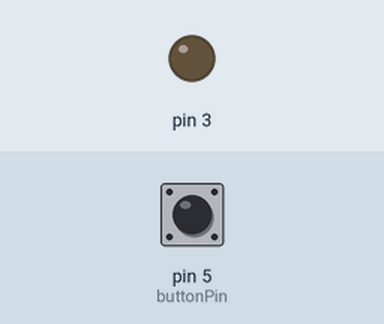
A program run on a simulated Raspberry Pi (header pin numbers). On the bench: output pins drawn as LEDs (lit = HIGH). Dashed ring = blinking. The inputs (shaded band) are chosen by the test bench; at power-on: pin 5 (buttonPin) HIGH.

Above: at 1.2 s.
1.3 s: pin 5 (buttonPin) pulled LOW for 0.15 s
At 2.1 s:
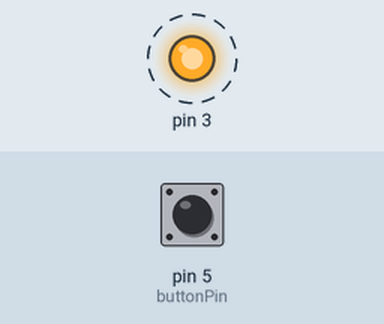
Timing chart, 0 to 7.8 s (numbered marks = the images above; inputs shaded):
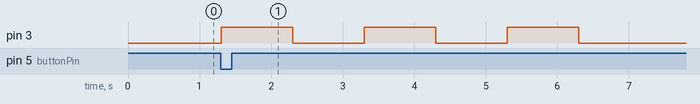

Measured:
- after the input at 1.3 s, pin 3: alternates HIGH for 1.0 s and LOW for 1.0 s, 6 changes in all, then stays LOW, starting at once

The program:

assign1.py
```python
import RPi.GPIO as GPIO
import time
buttonPin=5
GPIO.setwarnings(False)
GPIO.setmode(GPIO.BOARD)
GPIO.setup(buttonPin,GPIO.IN)
GPIO.setup(3,GPIO.OUT)
while True:
	if GPIO.input(buttonPin) == 0:
		for i in range(3):
	        	GPIO.output(3,GPIO.HIGH) #LED_ON
            		time.sleep(1)
            		GPIO.output(3,GPIO.LOW) #LED_OUT
            		time.sleep(1)
```
